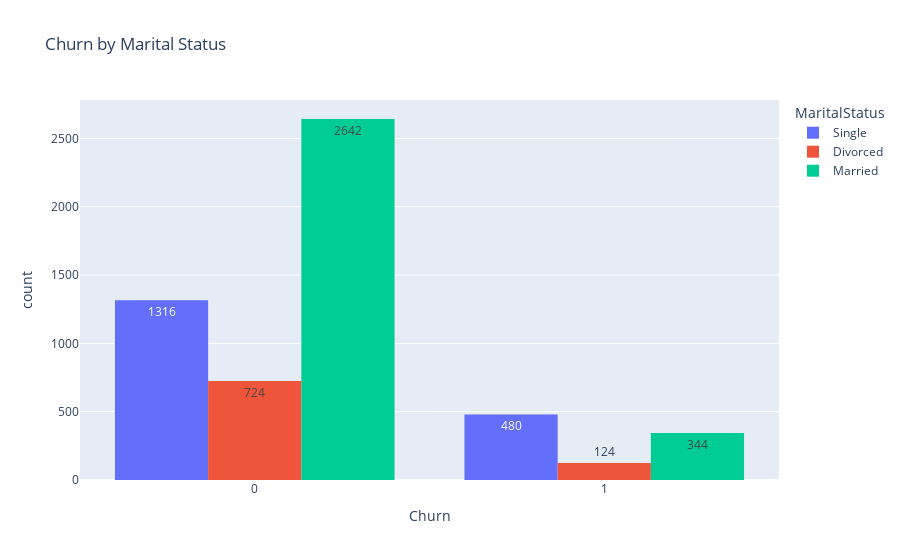

Notebook code for this chart:
### Code cell
# Plot histogram of Churn by Marital Status
px.histogram(df, x='Churn', color='MaritalStatus', barmode='group', text_auto=True,title="Churn by Marital Status")

### Figure 1 — Plotly figure (JSON) as saved in the notebook; plotly's stock layout.template omitted (floating-point values rounded to 4 significant figures; data arrays with more than 128 entries replaced by an {"elided": "..."} marker saying what was removed)
{"data": [{"alignmentgroup": "True", "bingroup": "x", "hovertemplate": "MaritalStatus=Single<br>Churn=%{x}<br>count=%{y}<extra></extra>", "legendgroup": "Single", "marker": {"color": "#636efa", "pattern": {"shape": ""}}, "name": "Single", "offsetgroup": "Single", "orientation": "v", "showlegend": true, "texttemplate": "%{value}", "type": "histogram", "x": {"elided": "1796 int values"}, "xaxis": "x", "yaxis": "y"}, {"alignmentgroup": "True", "bingroup": "x", "hovertemplate": "MaritalStatus=Divorced<br>Churn=%{x}<br>count=%{y}<extra></extra>", "legendgroup": "Divorced", "marker": {"color": "#EF553B", "pattern": {"shape": ""}}, "name": "Divorced", "offsetgroup": "Divorced", "orientation": "v", "showlegend": true, "texttemplate": "%{value}", "type": "histogram", "x": {"elided": "848 int values"}, "xaxis": "x", "yaxis": "y"}, {"alignmentgroup": "True", "bingroup": "x", "hovertemplate": "MaritalStatus=Married<br>Churn=%{x}<br>count=%{y}<extra></extra>", "legendgroup": "Married", "marker": {"color": "#00cc96", "pattern": {"shape": ""}}, "name": "Married", "offsetgroup": "Married", "orientation": "v", "showlegend": true, "texttemplate": "%{value}", "type": "histogram", "x": {"elided": "2986 int values"}, "xaxis": "x", "yaxis": "y"}], "layout": {"autosize": true, "barmode": "group", "legend": {"title": {"text": "MaritalStatus"}, "tracegroupgap": 0}, "title": {"text": "Churn by Marital Status"}, "xaxis": {"anchor": "y", "autorange": true, "domain": [0, 1], "range": [-0.5, 1.5], "title": {"text": "Churn"}, "type": "linear"}, "yaxis": {"anchor": "x", "autorange": true, "domain": [0, 1], "range": [0, 2781.0], "title": {"text": "count"}}}}
